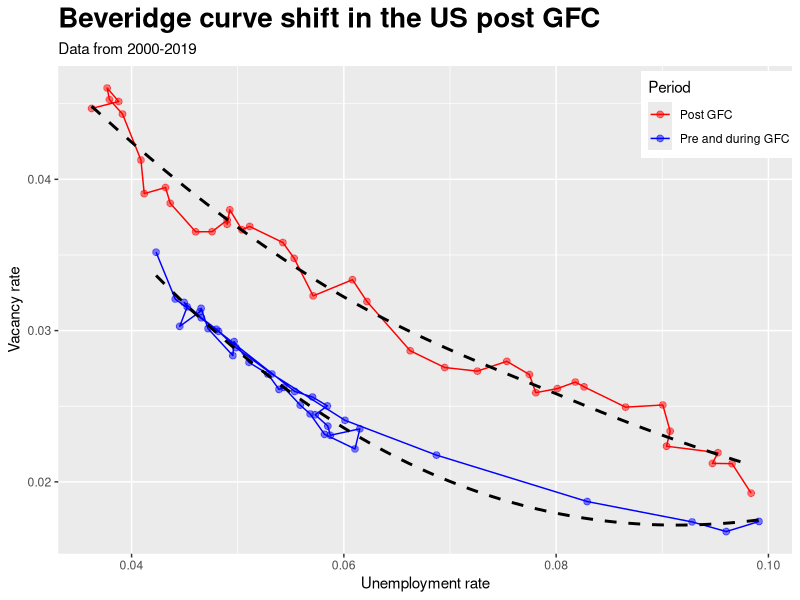
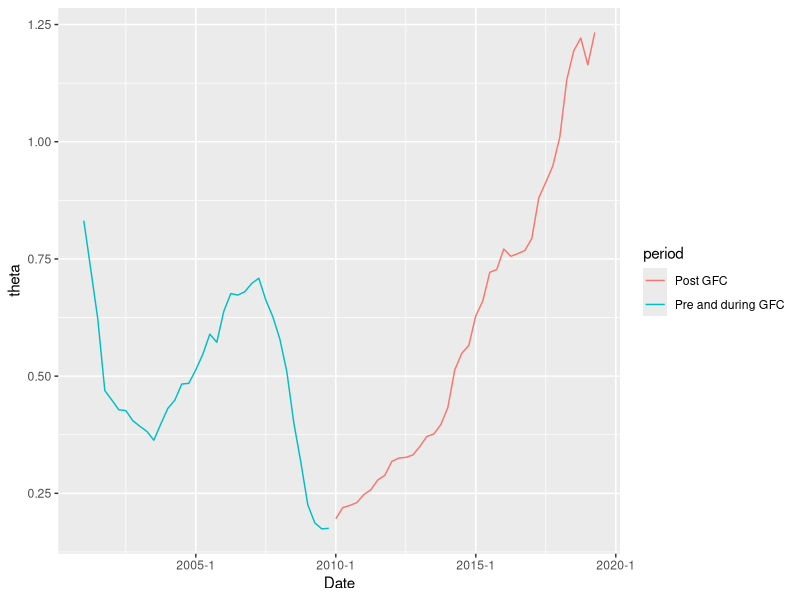

These figures' R source, in order:

library(dplyr)
library(ggplot2)
library(zoo)

# load data
lab_stats <- read.csv("labour stats.csv")%>%as_tibble()
vac <- read.csv("job vacancies.csv")%>%as_tibble()

glimpse(lab_stats)
glimpse(vac)

### vacancy rate
#
# create employed dataset
employed <- lab_stats%>%filter(Subject=="Employed population, Aged 15 and over, All persons")%>%
  select(c("Country", "Time", "Value"))
employed <- employed%>%rename(Employment=Value)

# only keep job vacancies
vac <- vac%>%filter(Subject=="Job vacancies, Total, Unfilled vacancies (stock), sa")%>%
  select(c("Country", "Time", "Value"))
vac <- vac%>%rename(Vacancies=Value)

# merge datsets
mrgdvac <- merge(vac, employed, by=c("Time", "Country"))

# calculate vacancy rate. employment is in 1000's 
mrgdvac <- mrgdvac%>%mutate(v=Vacancies/(Vacancies+1000*Employment))

### unemployment rate
#
# get unemployment data
unemployed <- lab_stats%>%filter(Subject=="Unemployed population, Aged 15 and over, All persons")%>%
  select(c("Country", "Time", "Value"))
unemployed <- unemployed%>%rename(Unemployment=Value)

# merge with employment data
mrgdemp <- merge(employed, unemployed, by=c("Time", "Country"))

# calculate unemployment rate
mrgdemp <- mrgdemp%>%mutate(u=Unemployment/(Unemployment+Employment))

### beveridge curve
#
# merge unemployment and vacancy data
bev <- merge(mrgdemp, mrgdvac, by=c("Time", "Country"))

# change time format
bev <- bev%>%mutate(Date=as.yearqtr(Time, format="Q%q-%Y"))
bev$year <- gsub(" .*", "", bev$Date)

# add gfc variable
bev <- bev%>%mutate(period= ifelse(year<2010, "Pre and during GFC", "Post GFC"))

# plot beveridge curve
bev%>%filter(Country=="United States")%>%
  arrange(Date)%>%
  ggplot(aes(x=u, y=v)) + 
  geom_path(aes(colour=period)) + 
  geom_point(aes(colour=period), size=2, alpha=0.5) +
  geom_smooth(span=1.5, aes(group=period), se=FALSE, linetype="dashed", colour="black") +
  scale_colour_manual("Period", values=c("Red", "Blue")) +
  labs(x="Unemployment rate", y="Vacancy rate", 
       title="Beveridge curve shift in the US post GFC", 
       subtitle= "Data from 2000-2019") + 
  theme(plot.title=element_text(face="bold", size=20), legend.position = c(.9,.9))

# plot labour market tightness
bev%>%filter(Country=="United States")%>%
  mutate(theta=v/u)%>%
  ggplot(aes(x=Date, y=theta)) +
  geom_line(aes(colour=period))










